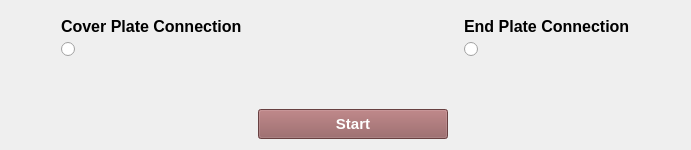
              <widget class="QWidget" name="tab_beamtobeam">
               <attribute name="title">
                <string>Beam To Beam</string>
               </attribute>
               <layout class="QGridLayout" name="gridLayout_4">
                <item row="0" column="1">
                 <layout class="QVBoxLayout" name="verticalLayout_51">
                  <property name="leftMargin">
                   <number>10</number>
                  </property>
                  <property name="topMargin">
                   <number>6</number>
                  </property>
                  <property name="rightMargin">
                   <number>10</number>
                  </property>
                  <property name="bottomMargin">
                   <number>6</number>
                  </property>
                  <item>
                   <widget class="QLabel" name="label_65">
                    <property name="font">
                     <font>
                      <family>Arial</family>
                      <pointsize>12</pointsize>
                      <weight>75</weight>
                      <bold>true</bold>
                     </font>
                    </property>
                    <property name="text">
                     <string>Cover Plate Connection</string>
                    </property>
                   </widget>
                  </item>
                  <item>
                   <widget class="QRadioButton" name="rdbtn_coverplate_7">
                    <property name="sizePolicy">
                     <sizepolicy hsizetype="Preferred" vsizetype="Preferred">
                      <horstretch>0</horstretch>
                      <verstretch>0</verstretch>
                     </sizepolicy>
                    </property>
                    <property name="font">
                     <font>
                      <family>Arial</family>
                      <pointsize>12</pointsize>
                     </font>
                    </property>
                    <property name="layoutDirection">
                     <enum>Qt::LeftToRight</enum>
                    </property>
                    <property name="text">
                     <string/>
                    </property>
                    <property name="icon">
                     <iconset resource="ResourceFiles/osdagMainPageIcons.qrc">
                      <normaloff>:/newPrefix/images/coverplate.png</normaloff>:/newPrefix/images/coverplate.png</iconset>
                    </property>
                    <property name="iconSize">
                     <size>
                      <width>300</width>
                      <height>300</height>
                     </size>
                    </property>
                   </widget>
                  </item>
                 </layout>
                </item>
                <item row="0" column="3">
                 <layout class="QVBoxLayout" name="verticalLayout_52">
                  <property name="leftMargin">
                   <number>10</number>
                  </property>
                  <property name="topMargin">
                   <number>6</number>
                  </property>
                  <property name="rightMargin">
                   <number>10</number>
                  </property>
                  <property name="bottomMargin">
                   <number>6</number>
                  </property>
                  <item>
                   <widget class="QLabel" name="label_66">
                    <property name="font">
                     <font>
                      <family>Arial</family>
                      <pointsize>12</pointsize>
                      <weight>75</weight>
                      <bold>true</bold>
                     </font>
                    </property>
                    <property name="text">
                     <string>End Plate Connection</string>
                    </property>
                   </widget>
                  </item>
                  <item>
                   <widget class="QRadioButton" name="rdbtn_endplate_ext_7">
                    <property name="sizePolicy">
                     <sizepolicy hsizetype="Preferred" vsizetype="Preferred">
                      <horstretch>0</horstretch>
                      <verstretch>0</verstretch>
                     </sizepolicy>
                    </property>
                    <property name="font">
                     <font>
                      <family>Arial</family>
                      <pointsize>12</pointsize>
                     </font>
                    </property>
                    <property name="layoutDirection">
                     <enum>Qt::LeftToRight</enum>
                    </property>
                    <property name="text">
                     <string/>
                    </property>
                    <property name="icon">
                     <iconset resource="ResourceFiles/osdagMainPageIcons.qrc">
                      <normaloff>:/newPrefix/images/extended.png</normaloff>:/newPrefix/images/extended.png</iconset>
                    </property>
                    <property name="iconSize">
                     <size>
                      <width>300</width>
                      <height>300</height>
                     </size>
                    </property>
                   </widget>
                  </item>
                 </layout>
                </item>
                <item row="2" column="2">
                 <widget class="QPushButton" name="btn_start_2">
                  <property name="sizePolicy">
                   <sizepolicy hsizetype="Preferred" vsizetype="Preferred">
                    <horstretch>0</horstretch>
                    <verstretch>0</verstretch>
                   </sizepolicy>
                  </property>
                  <property name="minimumSize">
                   <size>
                    <width>190</width>
                    <height>30</height>
                   </size>
                  </property>
                  <property name="maximumSize">
                   <size>
                    <width>190</width>
                    <height>30</height>
                   </size>
                  </property>
                  <property name="font">
                   <font>
                    <family>Arial</family>
                    <pointsize>11</pointsize>
                    <weight>75</weight>
                    <bold>true</bold>
                   </font>
                  </property>
                  <property name="focusPolicy">
                   <enum>Qt::TabFocus</enum>
                  </property>
                  <property name="toolTip">
                   <string>Enter</string>
                  </property>
                  <property name="styleSheet">
                   <string notr="true">QPushButton::hover
{
   background-color: #d97f7f;
   color:#000000 ;
}

QPushButton
{
background-color: #925a5b;
color:#ffffff;
}</string>
                  </property>
                  <property name="text">
                   <string>Start</string>
                  </property>
                  <property name="shortcut">
                   <string>Return</string>
                  </property>
                  <property name="checkable">
                   <bool>false</bool>
                  </property>
                  <property name="autoExclusive">
                   <bool>false</bool>
                  </property>
                  <property name="autoDefault">
                   <bool>true</bool>
                  </property>
                 </widget>
                </item>
                <item row="0" column="0">
                 <spacer name="horizontalSpacer_11">
                  <property name="orientation">
                   <enum>Qt::Horizontal</enum>
                  </property>
                  <property name="sizeHint" stdset="0">
                   <size>
                    <width>40</width>
                    <height>20</height>
                   </size>
                  </property>
                 </spacer>
                </item>
                <item row="0" column="2">
                 <spacer name="horizontalSpacer_10">
                  <property name="orientation">
                   <enum>Qt::Horizontal</enum>
                  </property>
                  <property name="sizeHint" stdset="0">
                   <size>
                    <width>40</width>
                    <height>20</height>
                   </size>
                  </property>
                 </spacer>
                </item>
                <item row="2" column="1">
                 <spacer name="horizontalSpacer_13">
                  <property name="orientation">
                   <enum>Qt::Horizontal</enum>
                  </property>
                  <property name="sizeHint" stdset="0">
                   <size>
                    <width>40</width>
                    <height>20</height>
                   </size>
                  </property>
                 </spacer>
                </item>
                <item row="1" column="2">
                 <spacer name="verticalSpacer_8">
                  <property name="orientation">
                   <enum>Qt::Vertical</enum>
                  </property>
                  <property name="sizeHint" stdset="0">
                   <size>
                    <width>20</width>
                    <height>40</height>
                   </size>
                  </property>
                 </spacer>
                </item>
                <item row="2" column="3">
                 <spacer name="horizontalSpacer_14">
                  <property name="orientation">
                   <enum>Qt::Horizontal</enum>
                  </property>
                  <property name="sizeHint" stdset="0">
                   <size>
                    <width>40</width>
                    <height>20</height>
                   </size>
                  </property>
                 </spacer>
                </item>
                <item row="0" column="4">
                 <spacer name="horizontalSpacer_15">
                  <property name="orientation">
                   <enum>Qt::Horizontal</enum>
                  </property>
                  <property name="sizeHint" stdset="0">
                   <size>
                    <width>40</width>
                    <height>20</height>
                   </size>
                  </property>
                 </spacer>
                </item>
               </layout>
              </widget>
